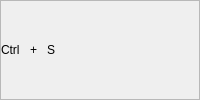
                  <widget class="QFrame" name="frame_15">
                   <property name="minimumSize">
                    <size>
                     <width>0</width>
                     <height>32</height>
                    </size>
                   </property>
                   <property name="frameShape">
                    <enum>QFrame::StyledPanel</enum>
                   </property>
                   <property name="frameShadow">
                    <enum>QFrame::Raised</enum>
                   </property>
                   <property name="type_frame_table" stdset="0">
                    <number>3</number>
                   </property>
                   <layout class="QHBoxLayout" name="horizontalLayout_23">
                    <property name="spacing">
                     <number>10</number>
                    </property>
                    <property name="leftMargin">
                     <number>0</number>
                    </property>
                    <property name="topMargin">
                     <number>0</number>
                    </property>
                    <property name="rightMargin">
                     <number>0</number>
                    </property>
                    <property name="bottomMargin">
                     <number>0</number>
                    </property>
                    <item>
                     <widget class="QLabel" name="label_25">
                      <property name="text">
                       <string>Ctrl</string>
                      </property>
                      <property name="type_label_table" stdset="0">
                       <number>4</number>
                      </property>
                     </widget>
                    </item>
                    <item>
                     <widget class="QLabel" name="label_26">
                      <property name="minimumSize">
                       <size>
                        <width>0</width>
                        <height>0</height>
                       </size>
                      </property>
                      <property name="text">
                       <string>+</string>
                      </property>
                      <property name="type_label_table" stdset="0">
                       <number>5</number>
                      </property>
                     </widget>
                    </item>
                    <item>
                     <widget class="QLabel" name="label_27">
                      <property name="text">
                       <string>S</string>
                      </property>
                      <property name="type_label_table" stdset="0">
                       <number>4</number>
                      </property>
                     </widget>
                    </item>
                    <item>
                     <spacer name="horizontalSpacer_11">
                      <property name="orientation">
                       <enum>Qt::Horizontal</enum>
                      </property>
                      <property name="sizeHint" stdset="0">
                       <size>
                        <width>40</width>
                        <height>20</height>
                       </size>
                      </property>
                     </spacer>
                    </item>
                   </layout>
                  </widget>
